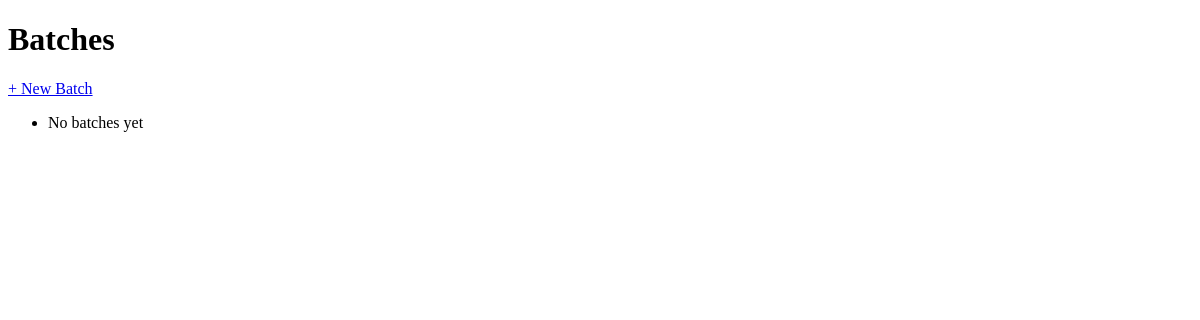
Before: / with the older database file.
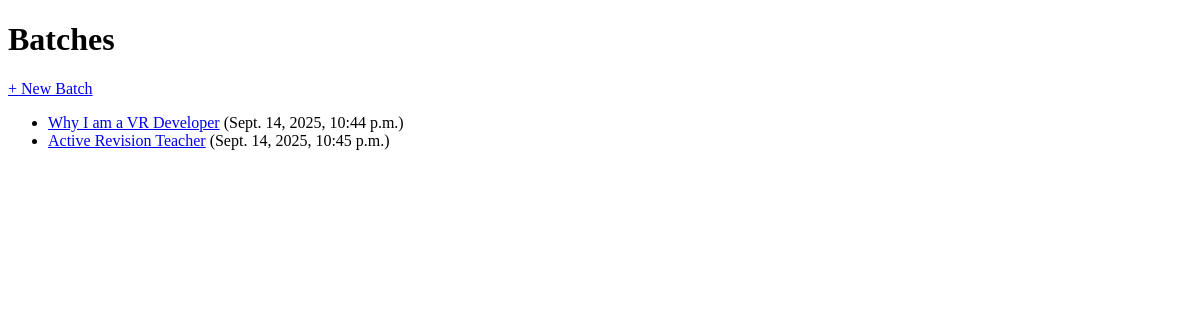
After: the same page with the newer database file.
### content/models.py (models this page shows, shortened)
class Batch(models.Model):
    name = models.CharField(max_length=255)
    description = models.TextField(blank=True, null=True)
    created_at = models.DateTimeField(auto_now_add=True)

### content/views.py (the view)
# urls.py: path("", views.batch_list, name="batch_list"),
def batch_list(request):
    batches = Batch.objects.all()
    return render(request, "content/batch_list.html", {"batches": batches})

### content/templates/content/batch_list.html (shortened to what this page needs)
<!DOCTYPE html>
<html>
<head>
</head>
<body>
  <h1>Batches</h1>
  <a href="{% url 'batch_create' %}">+ New Batch</a>
  <ul>
    {% for batch in batches %}
      <li>
        <a href="{% url 'batch_detail' batch.id %}">{{ batch.name }}</a>
        ({{ batch.created_at }})
      </li>
    {% empty %}
      <li>No batches yet</li>
    {% endfor %}
  </ul>
</body>
</html>

Changed rows visible on the page:
added Batch: name "Why I am a VR Developer", created_at "Sept. 14, 2025, 10:44 p.m."
added Batch: name "Active Revision Teacher", created_at "Sept. 14, 2025, 10:45 p.m."
Other visible differences:
text no longer shown: "No batches yet"
